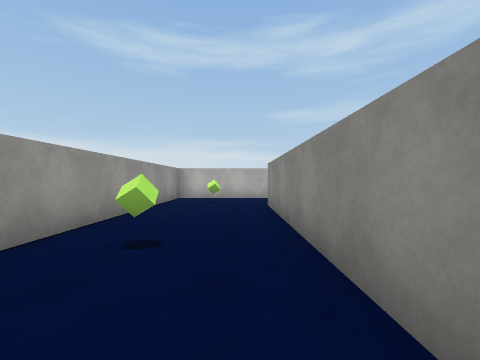
[1] (above)

13 first-person views from a walk through a scene from a Unity 3-D project. The camera is 1.3 m above the floor, looks level and sees 90° across. The floor is counted in squares, 2 m on a side. Each view is taken from the middle of a square. On the plan, view 1 faces up. The plan holds only what a view shows up to about 9 squares ahead; the rest is blank. The player is left out. Surface patterns are stand-ins for the level's own textures.

[2]
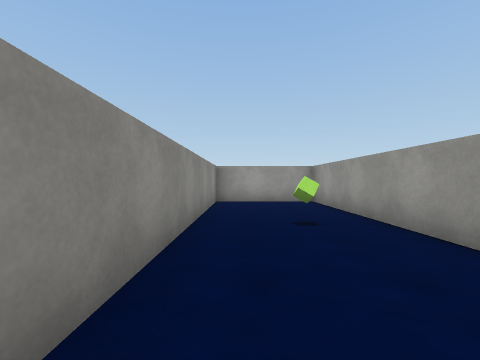

[3]
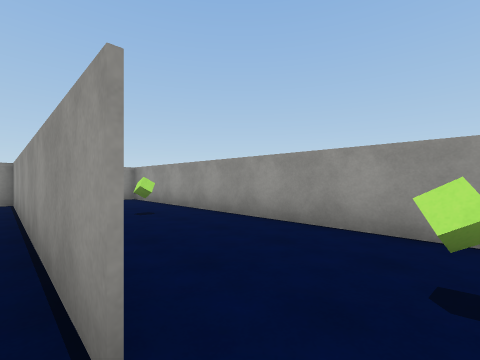

[4]
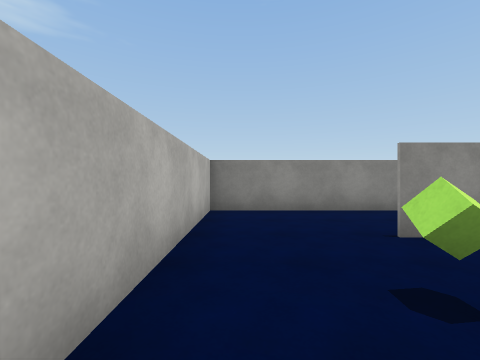

[5]
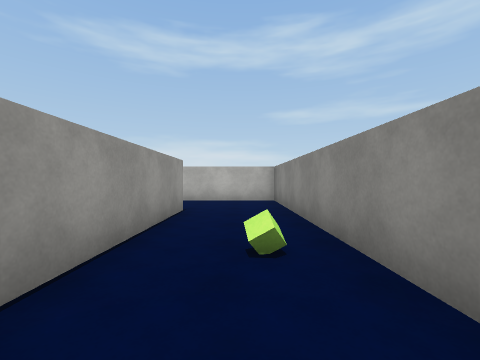

[6]
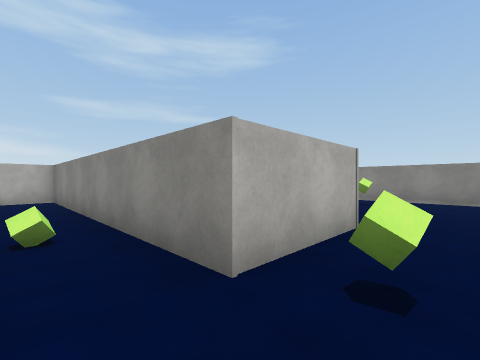

[7]
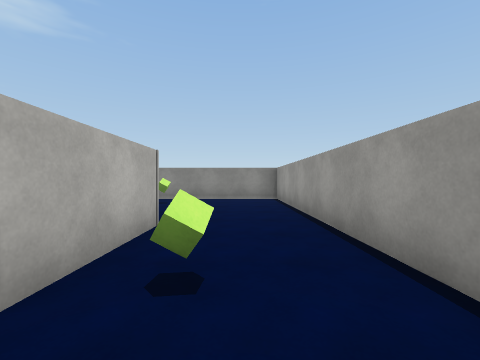

[8]
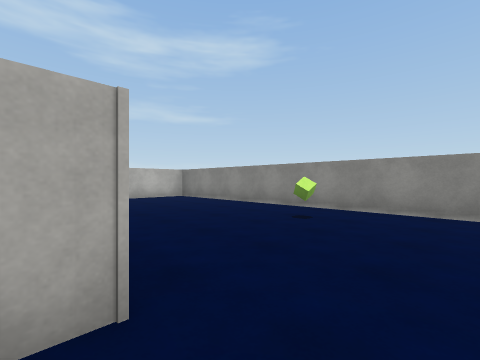

[9]
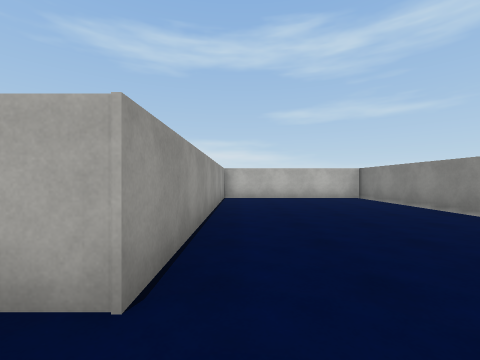

[10]
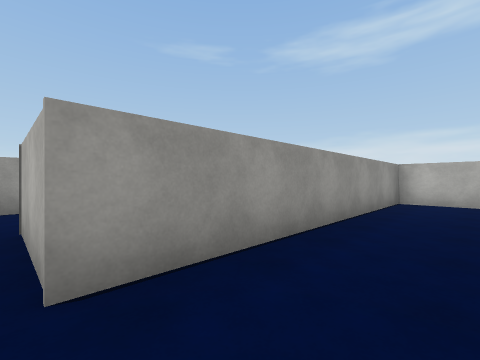

[11]
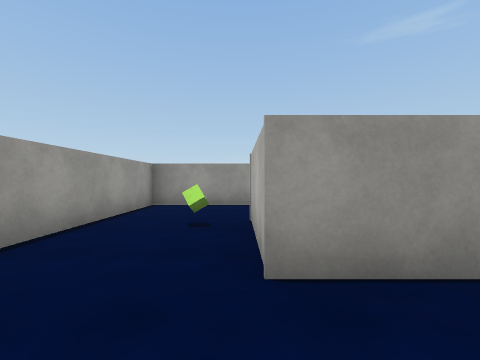

[12]
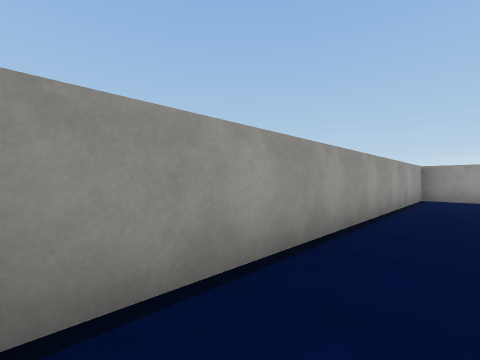

[13]
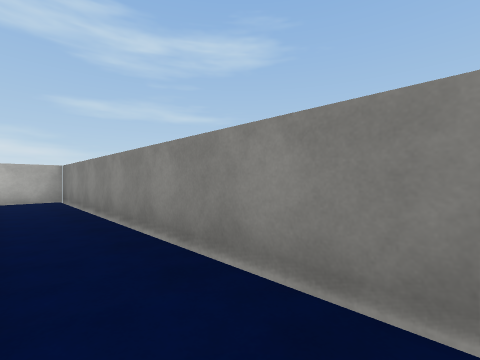

### Floor plan
Ten units are one square. View 1 is at (0, 0); x grows to the right and y downward. Boxes are objects, and circles mark ways between rooms. Rooms are numbered by the first view taken in them; rooms with no view inside come last. Other rooms are left out.
<svg viewBox="-27 -91 135 110">
<path fill="none" stroke="#000" d="M14 -86 -22 -86 -22 13 10 13M7 12 7 -62M8 -62 8 14M10 13 103 13 103 -86 54 -86 54 -12 31 -12 31 -86 14 -86"/>
<rect x="-15" y="-25" width="10" height="10" fill="#bbb"><title>green cube</title></rect>
<rect x="-15" y="-75" width="10" height="10" fill="#bbb"><title>green cube</title></rect>
<rect x="15" y="-35" width="10" height="10" fill="#bbb"><title>green cube</title></rect>
<rect x="25" y="-5" width="10" height="10" fill="#bbb"><title>green cube</title></rect>
<rect x="85" y="-25" width="10" height="10" fill="#bbb"><title>green cube</title></rect>
<circle cx="10" cy="-75" r="3" fill="#2a7"/>
<text x="-10" y="-40">1</text>
<text x="70" y="-30">2</text>
</svg>
Room 1 opens to room 2.

Where each view was taken, in squares from view 1:
view 1: 0 up, 0 right, facing up
view 2: 6 up, 0 right, facing down
view 3: 7 up, 1 right, facing down-left
view 4: 8 up, 2 left, facing right
view 5: 1 up, 2 right, facing up
view 6: 0 up, 2 right, facing up-right
view 7: 0 up, 2 right, facing right
view 8: 0 up, 5 right, facing up-right
view 9: 0 up, 6 right, facing up
view 10: 1 up, 7 right, facing up-left
view 11: 1 up, 7 right, facing left
view 12: 0 up, 10 right, facing down-left
view 13: 0 up, 9 right, facing up-right
